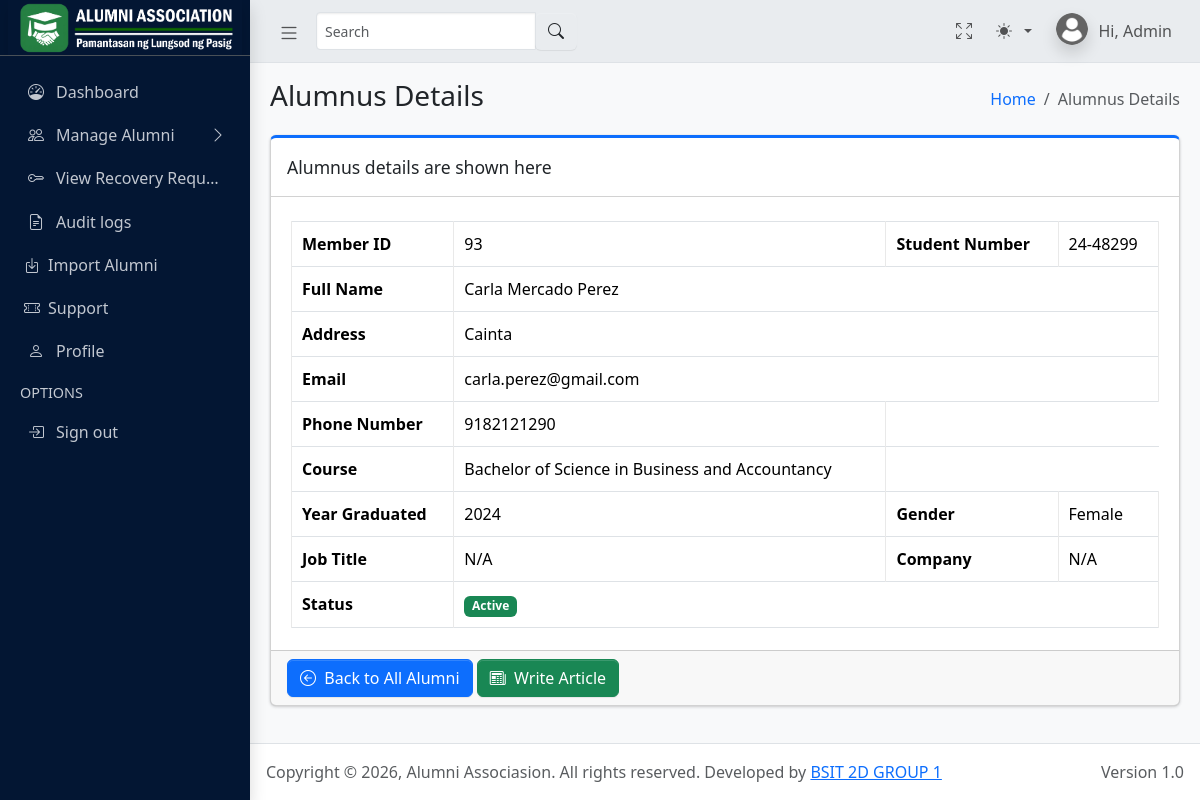
/admin/view_alumnus.php?id=92 (signed in), run on the app's committed database.
### tables this page shows
CREATE TABLE `alumnidetails` (
  `alumni_id` int(11) NOT NULL AUTO_INCREMENT,
  `user_id` int(11) NOT NULL,
  `student_number` varchar(20) NOT NULL,
  `course_id` int(11) DEFAULT NULL,
  `year_graduated` year(4) NOT NULL,
  `is_archived` tinyint(1) DEFAULT 0,
  PRIMARY KEY (`alumni_id`),
  UNIQUE KEY `user_id` (`user_id`),
  UNIQUE KEY `student_number` (`student_number`),
  KEY `course_id` (`course_id`),
  CONSTRAINT `alumnidetails_ibfk_1` FOREIGN KEY (`user_id`) REFERENCES `users` (`id`) ON DELETE CASCADE,
  CONSTRAINT `alumnidetails_ibfk_2` FOREIGN KEY (`course_id`) REFERENCES `courses` (`course_id`)
);

CREATE TABLE `users` (
  `id` int(11) NOT NULL AUTO_INCREMENT,
  `email` varchar(100) NOT NULL,
  `password` varchar(255) NOT NULL,
  `role` enum('alumni','admin') NOT NULL,
  `status` enum('active','pending','inactive') DEFAULT 'pending',
  `created_at` timestamp NOT NULL DEFAULT current_timestamp(),
  `twofa_secret` varchar(255) DEFAULT NULL,
  `twofa_enabled` tinyint(1) DEFAULT 0,
  `force_password_change` tinyint(1) DEFAULT 0,
  PRIMARY KEY (`id`),
  UNIQUE KEY `email` (`email`),
  KEY `idx_user_email` (`email`)
);

CREATE TABLE `courses` (
  `course_id` int(11) NOT NULL AUTO_INCREMENT,
  `course_name` varchar(100) NOT NULL,
  `course_code` varchar(20) NOT NULL,
  `department_id` int(11) DEFAULT NULL,
  PRIMARY KEY (`course_id`),
  UNIQUE KEY `course_code` (`course_code`),
  KEY `department_id` (`department_id`),
  CONSTRAINT `courses_ibfk_1` FOREIGN KEY (`department_id`) REFERENCES `departments` (`department_id`)
);

### admin/view_alumnus.php (the view, shortened to what this page needs)
<?php
include("../backend/db_admin.php");
$vid = (int) $_GET['id'];
$sql = "
SELECT
    a.alumni_id,
    u.id,
    u.email,
    u.status,
    p.first_name,
    p.last_name,
    p.middle_name,
    p.contact_number,
    p.address,
    p.gender,
    a.student_number,
    a.year_graduated,
    c.course_name,
    e.title AS job_title,
    e.company AS company_name
FROM alumnidetails a
INNER JOIN users u ON a.user_id = u.id
LEFT JOIN userprofile p ON p.user_id = u.id
LEFT JOIN courses c ON a.course_id = c.course_id
LEFT JOIN (
    SELECT e1.*
    FROM experience e1
    WHERE e1.exp_id = (
        SELECT MAX(e2.exp_id)
        FROM experience e2
        WHERE e2.user_id = e1.user_id
    )
) e ON e.user_id = u.id
WHERE a.alumni_id = ?
LIMIT 1
";
$stmt = $conn->prepare($sql);
if (!$stmt->bind_param("i", $vid)) {
    flash("error", "Database Error", "Failed to bind parameters.");
    header("Location: all_alumni.php");
    exit();
}
if (!$stmt->execute()) {
    flash("error", "Database Error", "Failed to execute query.");
    header("Location: all_alumni.php");
    exit();
}
$result = $stmt->get_result();
$row = $result->fetch_assoc();
?>
<!DOCTYPE html>
<html lang="en">
<head>
    <?php include('includes/global_styles.php'); ?>
</head>
<body class="layout-fixed sidebar-expand-lg bg-body-tertiary">
    <div class="app-wrapper">
        <?php
        include('includes/navbar.php');
        include('includes/sidebar.php');
        ?>
        <main class="app-main">
            <div class="app-content-header">
                <div class="container-fluid">
                    <div class="row">
                        <div class="col-sm-6">
                            <h3 class="mb-0">Alumnus Details</h3>
                        </div>
                        <div class="col-sm-6">
                            <ol class="breadcrumb float-sm-end">
                                <li class="breadcrumb-item"><a href="dashboard.php">Home</a></li>
                                <li class="breadcrumb-item active" aria-current="page">Alumnus Details</li>
                            </ol>
                        </div>
                    </div>
                </div>
            </div>
            <div class="app-content">
                <div class="container-fluid">
                    <div class="row g-4">
                        <div class="col-md-12">
                            <div class="card card-primary card-outline mb-4">
                                <div class="card-header">
                                    <div class="card-title">Alumnus details are shown here</div>
                                </div>
                                <div class="card-body">
                                    <div class="table-responsive">
                                        <table class="table table-bordered">
                                            <tbody>
                                                <?php if ($row): ?>
                                                    <tr>
                                                        <th>Member ID</th>
                                                        <td><?php echo $row['id']; ?></td>
                                                        <th>Student Number</th>
                                                        <td><?php echo $row['student_number']; ?></td>
                                                    </tr>
                                                    <tr>
                                                        <th>Full Name</th>
                                                        <td colspan="3"><?php echo trim($row['first_name'] . ' ' . $row['middle_name'] . ' ' . $row['last_name']); ?></td>
                                                    </tr>
                                                    <tr>
                                                        <th>Address</th>
                                                        <td colspan="3"><?php echo $row['address']; ?></td>
                                                    </tr>
                                                    <tr>
                                                        <th>Email</th>
                                                        <td colspan="3"><?php echo $row['email']; ?></td>
                                                    </tr>
                                                    <tr>
                                                        <th>Phone Number</th>
                                                        <td><?php echo $row['contact_number']; ?></td>
                                                    </tr>
                                                    <tr>
                                                        <th>Course</th>
                                                        <td><?php echo $row['course_name']; ?></td>
                                                    </tr>
                                                    <tr>
                                                        <th>Year Graduated</th>
                                                        <td><?php echo $row['year_graduated']; ?></td>
                                                        <th>Gender</th>
                                                        <td><?php echo $row['gender']; ?></td>
                                                    </tr>
                                                    <tr>
                                                        <th>Job Title</th>
                                                        <td><?php echo $row['job_title'] ?? 'N/A'; ?></td>
                                                        <th>Company</th>
                                                        <td><?php echo $row['company_name'] ?? 'N/A'; ?></td>
                                                    </tr>
                                                    <tr>
                                                        <th>Status</th>
                                                        <td colspan="3">
                                                            <?php
                                                            $status = $row['status'];
                                                            if ($status == 'active') {
                                                                echo '<span class="badge bg-success">Active</span>';
                                                            } elseif ($status == 'pending') {
                                                                echo '<span class="badge bg-warning">Pending</span>';
                                                            } else {
                                                                echo '<span class="badge bg-danger">Inactive</span>';
                                                            }
                                                            ?>
                                                        </td>
                                                    </tr>
                                                <?php else: ?>
                                                    <tr>
                                                        <td colspan="4">No alumni data found.</td>
                                                    </tr>
                                                <?php endif; ?>
                                            </tbody>
                                        </table>
                                    </div>
                                </div>
                                <div class="card-footer">
                                    <a href="all_alumni.php" class="btn btn-primary"><i class="bi bi-arrow-left-circle"></i>&nbsp; Back to All Alumni</a>
                                    <?php if (!empty($row['alumni_id'])): ?>
                                        <a href="write_article.php?id=<?= (int)$row['alumni_id'] ?>" class="btn btn-success"><i class="nav-icon bi bi-newspaper"></i>&nbsp; Write Article</a>
                                    <?php endif; ?>
                                </div>
                            </div>
                        </div>
                    </div>
                </div>
            </div>
        </main>
        <?php include("includes/footer.php"); ?>
</body>
</html>

### admin/view_alumnus.php (style rules this page uses)
.table-responsive { padding: 4px; padding-top: 8px; margin-bottom: -14px; }
table.table tr th, table.table tr td { border-color: #e9e9e9; padding: 10px; }
table.table td:last-child { width: auto; }

### data on the page
alumnidetails: user "93", student_number "24-48299", user.email "carla.perez@gmail.com", course.course_name "Bachelor of Science in Business and Accountancy", year_graduated "2024"

### other printed values
$row['address'] "Cainta"
$row['contact_number'] "9182121290"
$row['gender'] "Female"
$row['job_title'] "N/A"
$row['company_name'] "N/A"
